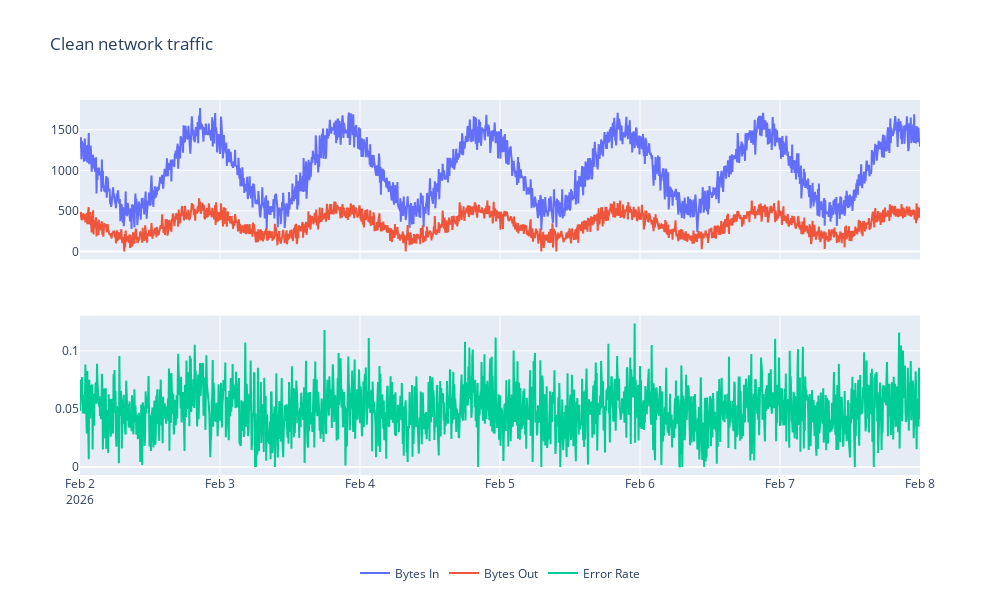

The cell this chart's notebook holds for it:
### Code cell
df = generate_data('2026-02-02', '2026-02-08')
plot_network_metrics(df, title='Clean network traffic')

### Figure 1 — Plotly figure (JSON) as saved in the notebook; plotly's stock layout.template omitted (floating-point values rounded to 4 significant figures; data arrays with more than 128 entries replaced by an {"elided": "..."} marker saying what was removed)
{"data": [{"name": "Bytes In", "type": "scatter", "x": {"elided": "1729 str values"}, "xaxis": "x", "y": {"elided": "1729 float values"}, "yaxis": "y"}, {"name": "Bytes Out", "type": "scatter", "x": {"elided": "1729 str values"}, "xaxis": "x", "y": {"elided": "1729 float values"}, "yaxis": "y"}, {"name": "Error Rate", "type": "scatter", "x": {"elided": "1729 str values"}, "xaxis": "x2", "y": {"elided": "1729 float values"}, "yaxis": "y2"}], "layout": {"height": 600, "legend": {"orientation": "h", "x": 0.5, "xanchor": "center", "y": -0.3, "yanchor": "bottom"}, "title": {"text": "Clean network traffic"}, "width": 1000, "xaxis": {"anchor": "y", "domain": [0, 1], "matches": "x2", "showticklabels": false}, "xaxis2": {"anchor": "y2", "domain": [0, 1]}, "yaxis": {"anchor": "x", "domain": [0.575, 1]}, "yaxis2": {"anchor": "x2", "domain": [0, 0.425]}}}
